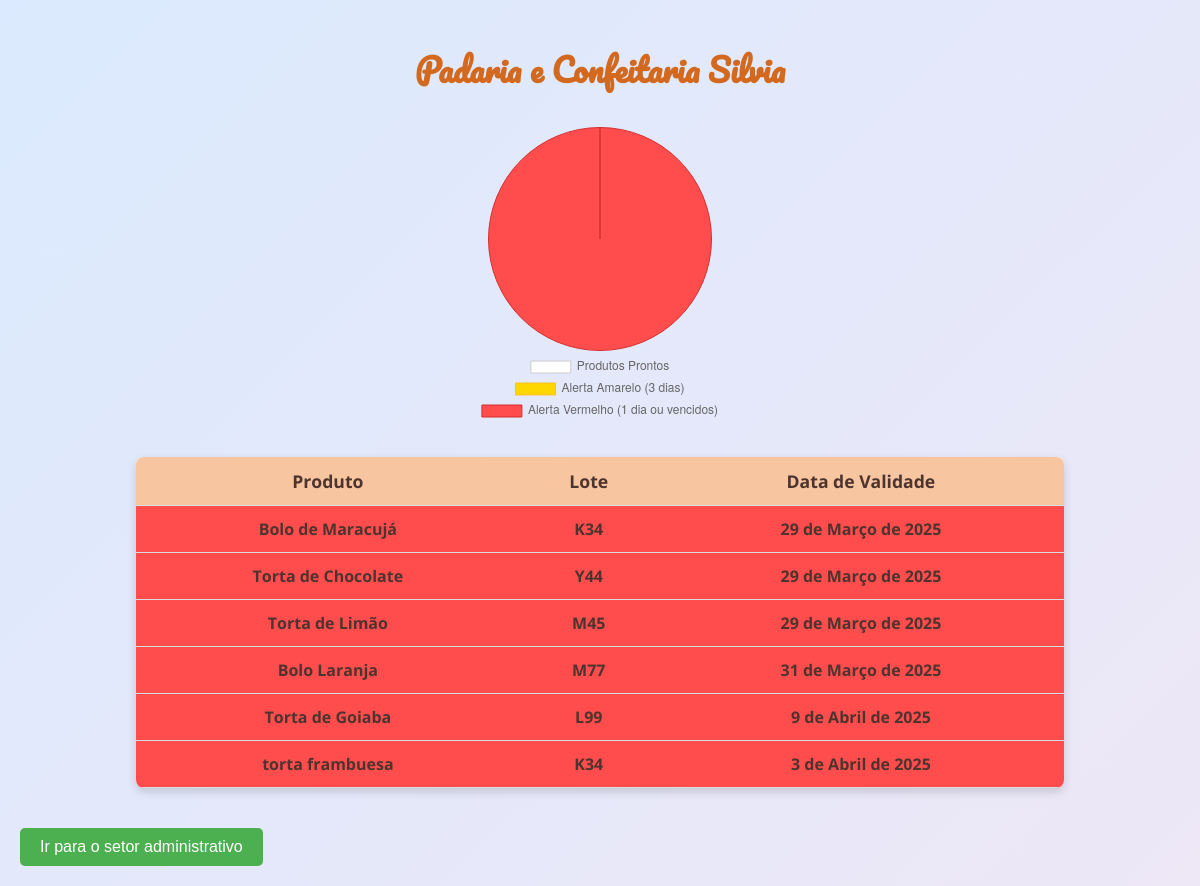
Before: / with the older database file.
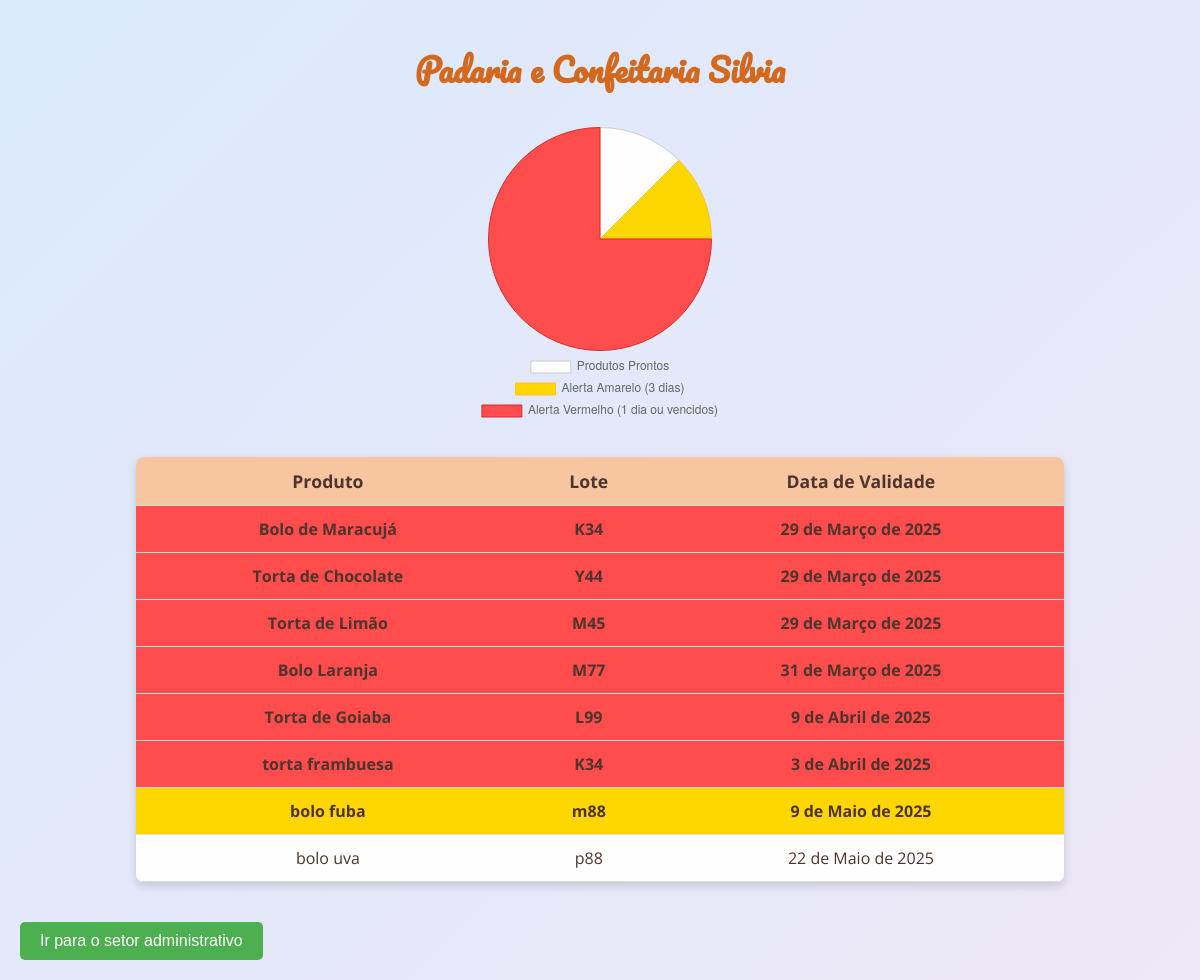
After: the same page with the newer database file.
### core/models.py (models this page shows, shortened)
class Produto(models.Model):
    produto=models.CharField('Produto', max_length=100)
    lote=models.CharField('Lote',max_length=50)
    validade=models.DateField('Data de Validade', null=False)

### core/views.py (the view)
# urls.py: path('',index),
def index(request):
    produtos = Produto.objects.all()
    total_produtos = produtos.count()
    alerta_3 = 0
    alerta_1 = 0
    prontos = 0
    hoje = date.today()
    for produto in produtos:
        dias_para_vencer = (produto.validade - hoje).days
        produto.dias_para_vencer = dias_para_vencer  # Adiciona um atributo extra para o template
        if dias_para_vencer >= 4:
            prontos += 1
        elif 2 <= dias_para_vencer <= 3:
            alerta_3 += 1  # Amarelo (2 ou 3 dias restantes)
        else:  # 1 dia ou vencido
            alerta_1 += 1  # Vermelho
    return render(request, 'index.html', {
        'produtos': produtos,
        'prontos': prontos,
        'alerta_3': alerta_3,
        'alerta_1': alerta_1,
        'total_produtos': total_produtos
    })

### core/templates/index.html (shortened to what this page needs)
<!DOCTYPE html>
<html lang="pt-br">
<head>
</head>
<body>
  <h1>Padaria e Confeitaria Silvia</h1>
  <div class="grafico-container">
    <canvas id="graficoEstoque" width="300" height="300"></canvas>
  </div>
  <table>
    <thead>
      <tr>
        <th>Produto</th>
        <th>Lote</th>
        <th>Data de Validade</th>
      </tr>
    </thead>
    <tbody>
      {% for produto in produtos %}
      <tr
        {% if produto.dias_para_vencer <= 1 %}
          class="alerta-1"
        {% elif produto.dias_para_vencer <= 3 %}
          class="alerta-3"
        {% else %}
          class="produto-pronto"
        {% endif %}
      >
        <td>{{ produto.produto }}</td>
        <td>{{ produto.lote }}</td>
        <td>{{ produto.validade }}</td>
      </tr>
      {% endfor %}
    </tbody>
  </table>
  <button class="botao-admin" onclick="confirmarRedirecionamento()">Ir para o setor administrativo</button>
  <script>
    var ctx = document.getElementById('graficoEstoque').getContext('2d');
    var graficoEstoque = new Chart(ctx, {
      type: 'pie',
      data: {
        labels: ['Produtos Prontos', 'Alerta Amarelo (3 dias)', 'Alerta Vermelho (1 dia ou vencidos)'],
        datasets: [{
          data: [parseInt("{{ prontos|escapejs }}"), parseInt("{{ alerta_3|escapejs }}"), parseInt("{{ alerta_1|escapejs }}")],
          backgroundColor: ['#fefefe', '#ffd700', '#ff4c4c'],
          borderColor: ['#cccccc', '#fbc02d', '#d32f2f'],
          borderWidth: 1
        }]
      },
      options: {
        responsive: false,
        maintainAspectRatio: false,
        plugins: {
          legend: {
            position: 'bottom'
          }
        }
      }
    });
  </script>
</body>
</html>

### core/templates/index.html (style rules this page uses)
body { background: linear-gradient(135deg, #dbeafe, #ede7f6); font-family: 'Open Sans', sans-serif; margin: 0; padding: 20px; color: #4e342e; }
h1 { text-align: center; font-family: 'Pacifico', cursive; color: #d2691e; }
table { width: 80%; margin: 20px auto; border-collapse: collapse; background-color: #ffffff; box-shadow: 0 4px 10px rgba(0, 0, 0, 0.15); border-radius: 8px; overflow: hidden; }
th, td { padding: 12px; text-align: center; border-bottom: 1px solid #ddd; color: #4e342e; }
th { background-color: #f7c59f; color: #4e342e; font-size: 1.1em; }
tr:nth-child(even) { background-color: #fdf1e1; }
.alerta-1 { background-color: #ff4c4c !important; color: #ffffff; font-weight: bold; }
.alerta-3 { background-color: #ffd700 !important; color: #000000; font-weight: bold; }
.produto-pronto { background-color: #fefefe !important; color: #000000; }
.grafico-container { width: 100%; max-width: 300px; margin: 30px auto; text-align: center; }
.grafico-container canvas { width: 300px !important; height: 300px !important; }
.botao-admin { background-color: #4CAF50; color: white; border: none; padding: 10px 20px; font-size: 16px; cursor: pointer; border-radius: 5px; margin-top: 20px; text-align: center; }

Changed rows visible on the page:
added Produto: produto "bolo fuba", lote "m88", validade "9 de Maio de 2025"
added Produto: produto "bolo uva", lote "p88", validade "22 de Maio de 2025"
Other visible differences:
chart data {{ prontos|escapejs }}: 0 → 1
chart data {{ alerta_3|escapejs }}: 0 → 1
